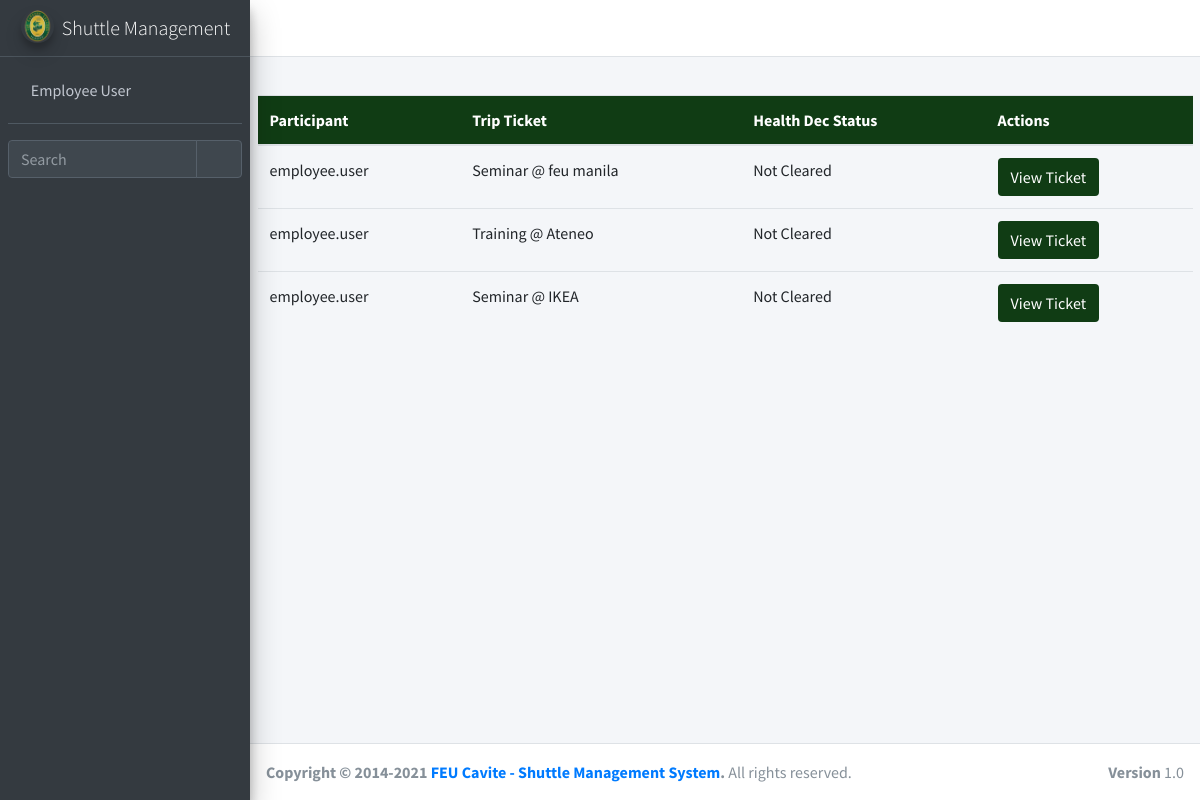
The page /ticket/hdf_list/ (signed in) on the database its author committed.
### ticket/models.py (models this page shows, shortened)
class hdf(models.Model):
    q1 = models.ForeignKey(questions, max_length=255, blank=True, null = True, related_name="q1", on_delete=models.CASCADE)
    a1 = models.CharField(max_length=255, blank=True, null = True)
    q2 = models.ForeignKey(questions, max_length=255, blank=True, null = True, related_name="q2", on_delete=models.CASCADE)
    a2 = models.CharField(max_length=255, blank=True, null = True)
    q3 = models.ForeignKey(questions, max_length=255, blank=True, null = True, related_name="q3", on_delete=models.CASCADE)
    a3 = models.CharField(max_length=255, blank=True, null = True)
    user = models.ForeignKey(User, null=True, blank=True, on_delete=models.CASCADE)
    ticket = models.ForeignKey(Tickets, null=True, blank=True, on_delete=models.CASCADE)
    qr_code = models.ImageField(upload_to = 'uploads/', blank = True, null = True)

class Tickets(models.Model):
    ticket_id = models.AutoField(primary_key=True)
    start_date = models.DateField(blank=True, null = True)
    start_time = models.TimeField(blank=True, null = True)
    arrival_time = models.TimeField(blank=True, null = True)
    date_filed = models.DateTimeField(blank=True, null = True, auto_now_add=True)
    description = models.CharField(max_length=255, blank=True, null = True)
    destination = models.CharField(max_length=255, blank=True, null = True)
    driver = models.ForeignKey(shuttle_driver, null=True, blank=True, on_delete=models.CASCADE)
    email = models.CharField(max_length=255, blank=True, null = True)
    ticket_status = models.ForeignKey(Ticket_status, null=True, blank=True, on_delete=models.CASCADE)
    cancel_reason = models.CharField(max_length=255, blank=True, null = True)
    qr_code = models.ImageField(upload_to = 'uploads/', blank = True, null = True)
    user = models.ForeignKey(User, null=True, blank=True, on_delete=models.CASCADE)
    approved_by = models.CharField(max_length=255, blank=True, null = True)

### ticket/views.py (the view)
# urls.py: path('hdf_list/', login_required(views.hdf_list), name='hdf_list'),
def hdf_list(request):
	query = {
		'dec': hdf.objects.all().exclude(user = None),
	}
	return render(request, 'ticket/hdf_list.html', query)

### ticket/templates/ticket/hdf_list.html (shortened to what this page needs)
{% extends 'ticket/popupbase.html' %}
{% block content %}
{% load crispy_forms_tags %}
{% load static %}
<section>
    <div class="container">
        <table class="table">
          <thead class="thead-custom">
            <tr>
              <th scope="col">Participant</th>
              <th scope="col">Trip Ticket</th>
              <th scope="col">Health Dec Status</th>
              <th scope="col">Actions</th>
            </tr>
          </thead>
          <tbody>
            {% for items in dec %}
            <tr>
              <td>{{items.user}}</td>
              <td>{{items.ticket.description}}</td>
              <td>{% if items.a2 == "Not cleared" or items.a3 == "Not cleared" %}
              Not Cleared
              {% else %}
              Cleared
              {% endif %}
              </td>
              <td><a href="/ticket/view_ticket1/{{items.ticket_id}}" class="btn btn-success1">View Ticket</a></td>
            </tr>
            {% endfor %}
        </table>
    </div>
</section>
{% endblock content %}

### ticket/templates/ticket/popupbase.html (shortened to what this page needs)
{% load static %}
<!DOCTYPE html>
<html lang="en">
<head>
  <link rel="stylesheet" href="{% static 'basetemp/plugins/fontawesome-free/css/all.min.css' %}">
  <link rel="stylesheet" href="https://code.ionicframework.com/ionicons/2.0.1/css/ionicons.min.css">
  <link rel="stylesheet" href="{% static 'basetemp/plugins/tempusdominus-bootstrap-4/css/tempusdominus-bootstrap-4.min.css' %}">
  <link rel="stylesheet" href="{% static 'basetemp/plugins/icheck-bootstrap/icheck-bootstrap.min.css' %}">
  <link rel="stylesheet" href="{% static 'basetemp/plugins/jqvmap/jqvmap.min.css' %}">
  <link rel="stylesheet" href="{% static 'basetemp/dist/css/adminlte.min.css' %}">
  <link rel="stylesheet" href="{% static 'basetemp/plugins/overlayScrollbars/css/OverlayScrollbars.min.css' %}">
  <link rel="stylesheet" href="{% static 'basetemp/plugins/daterangepicker/daterangepicker.css' %}">
  <link rel="stylesheet" href="{% static 'basetemp/plugins/summernote/summernote-bs4.min.css' %}">
</head>
<body class="hold-transition sidebar-mini layout-fixed">
<div class="wrapper">
  <nav class="main-header navbar navbar-expand navbar-white navbar-light">
    <ul class="navbar-nav">
      <li class="nav-item">
        <a class="nav-link" data-widget="pushmenu" href="#" role="button"><i class="fas fa-bars"></i></a>
      </li>
      <li class="nav-item d-none d-sm-inline-block">
        <a href="#" class="nav-link"></a>
      </li>
    </ul>
    <ul class="navbar-nav ml-auto">
      <li class="nav-item">
        <a class="nav-link" data-widget="fullscreen" href="#" role="button">
          <i class="fas fa-expand-arrows-alt"></i>
        </a>
      </li>
    </ul>
  </nav>
  <aside class="main-sidebar sidebar-dark-primary elevation-4">
    <a href="/" class="brand-link">
      <img src="{% static 'shuttle/feulogo.png' %}" alt="AdminLTE Logo" class="brand-image img-circle elevation-3" style="opacity: .8">
      <span class="brand-text font-weight-light">Shuttle Management</span>
    </a>
    <div class="sidebar">
      <div class="user-panel mt-3 pb-3 mb-3 d-flex">
        <div class="image">
        </div>
        <div class="info">
          <a href="#" class="d-block">{{user.get_full_name}}</a>
        </div>
      </div>
      <div class="form-inline">
        <div class="input-group" data-widget="sidebar-search">
          <input class="form-control form-control-sidebar" type="search" placeholder="Search" aria-label="Search">
          <div class="input-group-append">
            <button class="btn btn-sidebar">
              <i class="fas fa-search fa-fw"></i>
            </button>
          </div>
        </div>
      </div>
    </div>
  </aside>
  <div class="content-wrapper">
    <div class="content-header">
    </div>
    {% block content %}
    {% endblock content %}
  </div>
  <footer class="main-footer">
    <strong>Copyright &copy; 2014-2021 <a href="#">FEU Cavite - Shuttle Management System</a>.</strong>
    All rights reserved.
    <div class="float-right d-none d-sm-inline-block">
      <b>Version</b> 1.0
    </div>
  </footer>
</div>
</body>
</html>

### ticket/templates/ticket/hdf_list.html (style rules this page uses)
.btn-success1, .btn-success1:hover, .thead-custom { background-color: #103C14; color: white; }

### rows shown on the page
hdf: user "employee.user", ticket.description "Seminar @ feu manila", a2 "Not Cleared"
hdf: user "employee.user", ticket.description "Training @ Ateneo", a2 "Not Cleared"
hdf: user "employee.user", ticket.description "Seminar @ IKEA", a2 "Not Cleared"

### other values the page prints
{{ user.get_full_name }} "Employee User"
